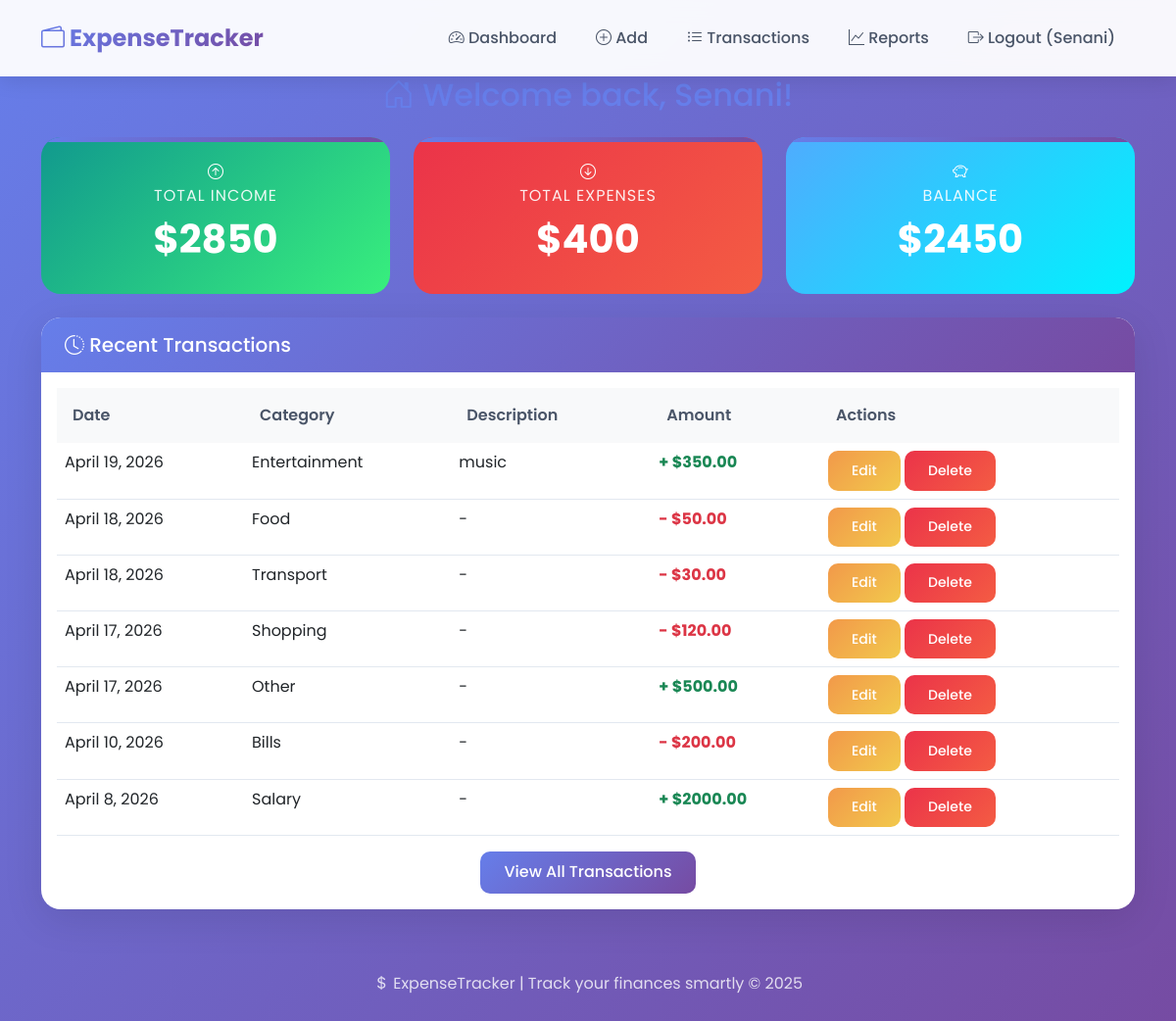
/transactions/ (signed in), run on the app's committed database.
### transactions/models.py (models this page shows, shortened)
class Transaction(models.Model):
    TYPE_CHOICES = [
        ('income', 'Income'),
        ('expense', 'Expense'),
    ]
    user = models.ForeignKey(User, on_delete=models.CASCADE)
    type = models.CharField(max_length=10, choices=TYPE_CHOICES)
    amount = models.DecimalField(max_digits=10, decimal_places=2)
    category = models.ForeignKey(Category, on_delete=models.SET_NULL, null=True)
    description = models.TextField(blank=True)
    date = models.DateField()

class Category(models.Model):
    name = models.CharField(max_length=100)
    def __str__(self):
        return self.name

### transactions/views.py (the view)
# urls.py: path('', views.dashboard, name='dashboard'),
@login_required
def dashboard(request):
    transactions = Transaction.objects.filter(user=request.user).order_by('-date')[:10]
    total_income = Transaction.objects.filter(
        user=request.user,
        type='income'
    ).aggregate(total=models.Sum('amount'))['total'] or 0
    total_expenses = Transaction.objects.filter(
        user=request.user,
        type='expense'
    ).aggregate(total=models.Sum('amount'))['total'] or 0
    balance = total_income - total_expenses
    context = {
        'transactions': transactions,
        'total_income': total_income,
        'total_expenses': total_expenses,
        'balance': balance,
    }
    return render(request, 'transactions/dashboard.html', context)

### transactions/templates/transactions/dashboard.html (shortened to what this page needs)
{% extends 'base.html' %}
{% block content %}
<div class="row">
    <div class="col-12">
        <h2 class="text-center mb-4" style="color: #667eea;">
            <i class="bi bi-house-door"></i> Welcome back, {{ user.username }}!
        </h2>
    </div>
</div>
<div class="row mb-4">
    <div class="col-md-4">
        <div class="stat-card income">
            <i class="bi bi-arrow-up-circle"></i>
            <p>Total Income</p>
            <h3>${{ total_income|default:"0" }}</h3>
        </div>
    </div>
    <div class="col-md-4">
        <div class="stat-card expense">
            <i class="bi bi-arrow-down-circle"></i>
            <p>Total Expenses</p>
            <h3>${{ total_expenses|default:"0" }}</h3>
        </div>
    </div>
    <div class="col-md-4">
        <div class="stat-card balance">
            <i class="bi bi-piggy-bank"></i>
            <p>Balance</p>
            <h3>${{ balance|default:"0" }}</h3>
        </div>
    </div>
</div>
<div class="card">
    <div class="card-header">
        <h5 class="mb-0"><i class="bi bi-clock-history"></i> Recent Transactions</h5>
    </div>
    <div class="card-body">
        <div class="table-responsive">
            <table class="table table-hover">
                <thead>
                    <tr>
                        <th>Date</th>
                        <th>Category</th>
                        <th>Description</th>
                        <th>Amount</th>
                        <th>Actions</th>
                    </tr>
                </thead>
                <tbody>
                    {% for t in transactions %}
                    <tr>
                        <td>{{ t.date }}</td>
                        <td>{{ t.category }}</td>
                        <td>{{ t.description|default:"-" }}</td>
                        <td class="{% if t.type == 'income' %}text-success{% else %}text-danger{% endif %} fw-bold">
                            {% if t.type == 'income' %}+{% else %}-{% endif %} ${{ t.amount }}
                        </td>
                        <td>
                            <a href="{% url 'edit_transaction' t.pk %}" class="btn btn-warning btn-sm">Edit</a>
                            <a href="{% url 'delete_transaction' t.pk %}" class="btn btn-danger btn-sm">Delete</a>
                        </td>
                    </tr>
                    {% empty %}
                    <tr>
                        <td colspan="5" class="text-center">No transactions yet</td>
                    </tr>
                    {% endfor %}
                </tbody>
            </table>
        </div>
        <div class="text-center mt-3">
            <a href="{% url 'transaction_list' %}" class="btn btn-primary">View All Transactions</a>
        </div>
    </div>
</div>
{% endblock %}

### templates/base.html (shortened to what this page needs)
<!DOCTYPE html>
<html lang="en">
<head>
    <link href="https://cdn.jsdelivr.net/npm/bootstrap@5.3.0-alpha1/dist/css/bootstrap.min.css" rel="stylesheet">
    <link rel="stylesheet" href="https://cdn.jsdelivr.net/npm/bootstrap-icons@1.11.1/font/bootstrap-icons.css">
    {% load static %}
    <link rel="stylesheet" href="{% static 'css/modern.css' %}">
</head>
<body>
    <nav class="navbar navbar-expand-lg sticky-top">
        <div class="container">
            <a class="navbar-brand" href="{% url 'dashboard' %}">
                <i class="bi bi-wallet2"></i> ExpenseTracker
            </a>
            <div class="collapse navbar-collapse" id="navbarNav">
                <ul class="navbar-nav ms-auto">
                    {% if user.is_authenticated %}
                        <li class="nav-item">
                            <a class="nav-link" href="{% url 'dashboard' %}">
                                <i class="bi bi-speedometer2"></i> Dashboard
                            </a>
                        </li>
                        <li class="nav-item">
                            <a class="nav-link" href="{% url 'add_transaction' %}">
                                <i class="bi bi-plus-circle"></i> Add
                            </a>
                        </li>
                        <li class="nav-item">
                            <a class="nav-link" href="{% url 'transaction_list' %}">
                                <i class="bi bi-list-ul"></i> Transactions
                            </a>
                        </li>
                        <li class="nav-item">
                            <a class="nav-link" href="{% url 'reports' %}">
                                <i class="bi bi-graph-up"></i> Reports
                            </a>
                        </li>
                        <li class="nav-item">
                            <a class="nav-link" href="/accounts/logout/">
                                <i class="bi bi-box-arrow-right"></i> Logout ({{ user.username }})
                            </a>
                        </li>
                    {% endif %}
                </ul>
            </div>
        </div>
    </nav>
    <div class="container">
        {% block content %}
        {% endblock %}
    </div>
    <footer>
        <p><i class="bi bi-currency-dollar"></i> ExpenseTracker | Track your finances smartly © 2025</p>
    </footer>
</body>
</html>

### Static/css/modern.css (style rules this page uses)
* { margin: 0; padding: 0; box-sizing: border-box; }
body { font-family: 'Poppins', sans-serif; background: linear-gradient(135deg, #667eea 0%, #764ba2 100%); min-height: 100vh; background-attachment: fixed; }
.navbar { background: rgba(255, 255, 255, 0.95) !important; backdrop-filter: blur(10px); box-shadow: 0 4px 20px rgba(0, 0, 0, 0.1); padding: 1rem 0; }
.navbar-brand { font-size: 1.5rem; font-weight: 700; background: linear-gradient(135deg, #667eea, #764ba2); -webkit-background-clip: text; background-clip: text; color: transparent !important; }
.nav-link { font-weight: 500; color: #4a5568 !important; transition: all 0.3s ease; margin: 0 0.25rem; border-radius: 8px; padding: 0.5rem 1rem !important; }
.card { border: none; border-radius: 20px; box-shadow: 0 10px 40px rgba(0, 0, 0, 0.1); transition: all 0.3s ease; background: white; overflow: hidden; }
.card-header { background: linear-gradient(135deg, #667eea, #764ba2); color: white; border: none; padding: 1rem 1.5rem; font-weight: 600; }
.stat-card { background: white; border-radius: 20px; padding: 1.5rem; text-align: center; transition: all 0.3s ease; position: relative; overflow: hidden; }
.stat-card::before { content: ''; position: absolute; top: 0; left: 0; width: 100%; height: 5px; background: linear-gradient(90deg, #667eea, #764ba2); }
.stat-card.income { background: linear-gradient(135deg, #11998e, #38ef7d); color: white; }
.stat-card.expense { background: linear-gradient(135deg, #eb3349, #f45c43); color: white; }
.stat-card.balance { background: linear-gradient(135deg, #4facfe, #00f2fe); color: white; }
.stat-card h3 { font-size: 2.5rem; font-weight: 700; margin: 0.5rem 0; }
.stat-card p { font-size: 1rem; opacity: 0.9; margin: 0; text-transform: uppercase; letter-spacing: 1px; }
.table { margin-bottom: 0; }
.table thead th { background: #f8f9fa; color: #4a5568; font-weight: 600; border: none; padding: 1rem; }
.table tbody tr { transition: all 0.3s ease; border-bottom: 1px solid #e2e8f0; }
.btn { border-radius: 10px; padding: 0.6rem 1.5rem; font-weight: 500; transition: all 0.3s ease; border: none; }
.btn-primary { background: linear-gradient(135deg, #667eea, #764ba2); }
.btn-danger { background: linear-gradient(135deg, #eb3349, #f45c43); }
.btn-warning { background: linear-gradient(135deg, #f2994a, #f2c94c); color: white; }
.container { background: transparent; }
.card, .stat-card { animation: fadeInUp 0.6s ease-out; }
footer { background: transparent; color: white; text-align: center; padding: 2rem; margin-top: 2rem; }
footer p { opacity: 0.8; }

### data on the page
Transaction: date "April 19, 2026", category "Entertainment", description "music", amount "350.00"
Transaction: date "April 18, 2026", category "Food", description "-", amount "50.00"
Transaction: date "April 18, 2026", category "Transport", description "-", amount "30.00"
Transaction: date "April 17, 2026", category "Shopping", description "-", amount "120.00"
Transaction: date "April 17, 2026", category "Other", description "-", amount "500.00"
Transaction: date "April 10, 2026", category "Bills", description "-", amount "200.00"
Transaction: date "April 8, 2026", category "Salary", description "-", amount "2000.00"

### other printed values
{{ user.username }} "Senani"
{{ total_income|default:"0" }} "2850"
{{ total_expenses|default:"0" }} "400"
{{ balance|default:"0" }} "2450"
